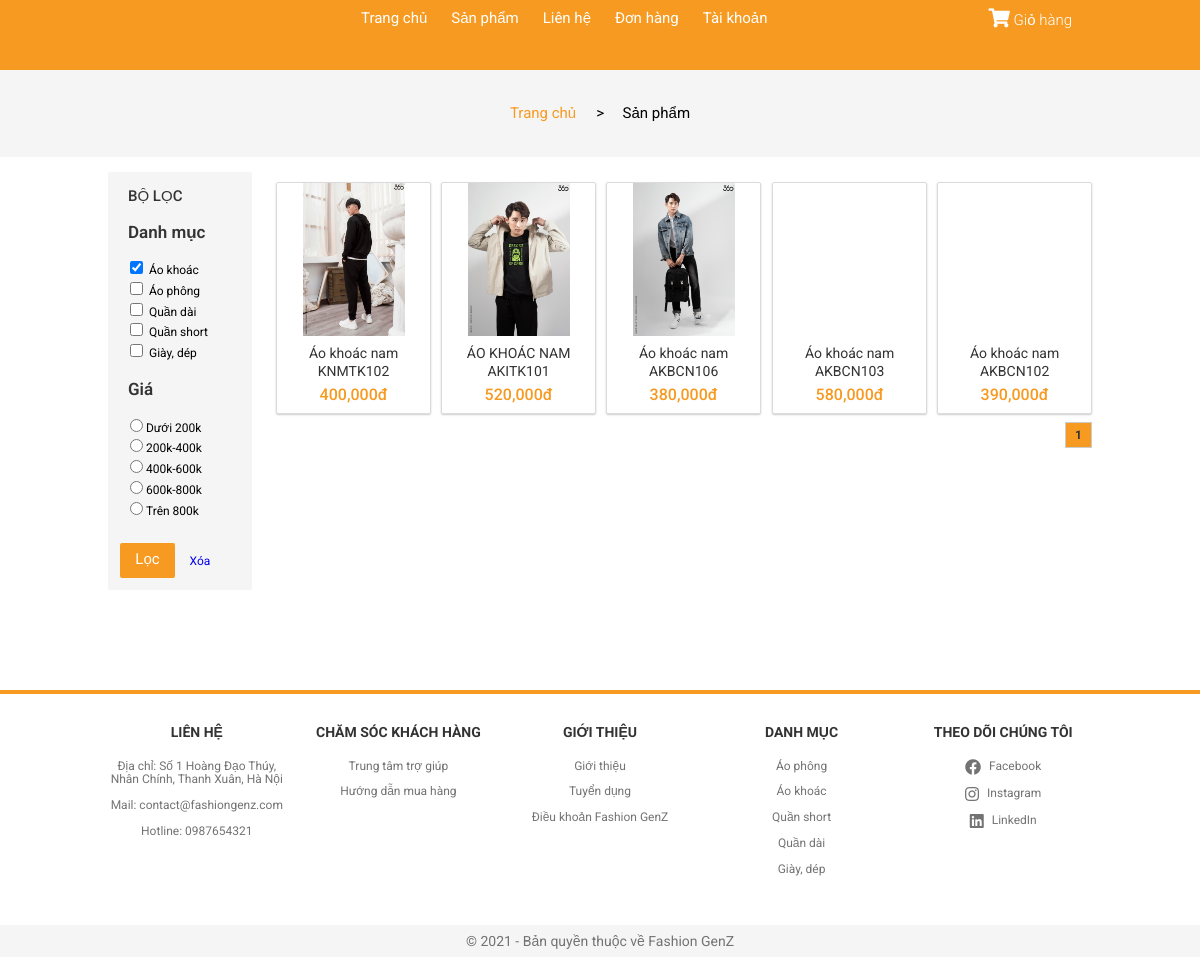
The page /?controller=sanpham&id=1 on the database its author committed.
### tables this page shows
CREATE TABLE `catalog` (
  `id` int(11) NOT NULL,
  `name` varchar(100) DEFAULT NULL
);

CREATE TABLE `product` (
  `id` int(11) NOT NULL,
  `name` varchar(200) DEFAULT NULL,
  `price` int(11) DEFAULT NULL,
  `image` varchar(200) DEFAULT NULL,
  `description` varchar(1000) DEFAULT NULL,
  `qty` int(11) DEFAULT NULL,
  `catalog` int(11) DEFAULT NULL,
  `total_rate` int(11) DEFAULT NULL,
  `rate_times` int(11) DEFAULT NULL,
  `image2` varchar(200) DEFAULT NULL,
  `image3` varchar(200) DEFAULT NULL,
  `image4` varchar(200) DEFAULT NULL
);

### View/V-sanpham.php (the view, shortened to what the rows shown need)
<!DOCTYPE html>
<html lang="en">
<head>
    <link rel="stylesheet" href="./Assets/Css/grid.css">
    <link rel="stylesheet" href="./Assets/Css/responsive.css">
    <link rel="stylesheet" href="./Assets/Css/main.css">
    <link rel="stylesheet" href="./Assets/Css/base.css">
    <link rel="stylesheet" href="https://cdnjs.cloudflare.com/ajax/libs/normalize/8.0.1/normalize.min.css" />
    <link rel="stylesheet" href="./Assets/Fonts/fontawesome-free-5.15.3-web/css/all.min.css">
</head>
<body>
        <div class="app">
            <div class="content">
                <div class="product">
                    <div class="grid wide">
                        <div class="row">
                            <div class="col l-2 m-0 c-0">
                                <nav class="catalog">
                                    <form action="?controller=sanpham" method="post">
                                    <ul class="catalog__list">
                                        <?php foreach ($catalog as $key => $value){ ?>
                                            <li class="catalog__item">
                                                <input class="find" type="checkbox" class="find" name="catalog[]" value="<?php echo $value['id'] ?>" <?php if(isset($catalog_id) && ($catalog_id == $value['id'])){ echo "checked"; } ?> > &nbsp;<?php echo $value['name'] ?>
                                            </li>
                                        <?php } ?>
                                    </ul>
                                    </form>
                                </nav>
                            </div>
                            <div class="col l-10 m-12 c-12">
                                <div class="row sm-gutter">
                                    <?php
                                    foreach ($product as $key => $value){
                                    ?>
                                    <div class="col l-2-4 m-4 c-6">
                                        <div class="home-product-item">
                                            <a href="?controller=chitietsanpham&id=<?php echo $value['id'] ?>" class="home-product-item__link">
                                                <div class="home-product-item__img" style="background-image: url('<?php echo $value['image'] ?>');"></div>
                                                <h4 class="home-product-item__name"><?php echo $value['name'] ?></h4>
                                                <div class="hone-product-item__price">
                                                    <span class="home-product-item__price-current">
                                                        <?php echo number_format($value['price']); ?>đ
                                                    </span>
                                                </div>
                                            </a>
                                        </div>
                                    </div>
                                    <?php } ?>
                                </div>
                            </div>
                        </div>
                    </div>
                </div>
            </div>
        </div>
</body>
</html>

### rows shown on the page
catalog: id "☑", name "Áo khoác"
catalog: name "Áo phông"
catalog: name "Quần dài"
catalog: name "Quần short"
catalog: name "Giày, dép"
product: image (picture), name "Áo khoác nam KNMTK102", price "400,000"
product: image (picture), name "ÁO KHOÁC NAM AKITK101", price "520,000"
product: image (picture), name "Áo khoác nam AKBCN106", price "380,000"
product: name "Áo khoác nam AKBCN103", price "580,000"
product: name "Áo khoác nam AKBCN102", price "390,000"
